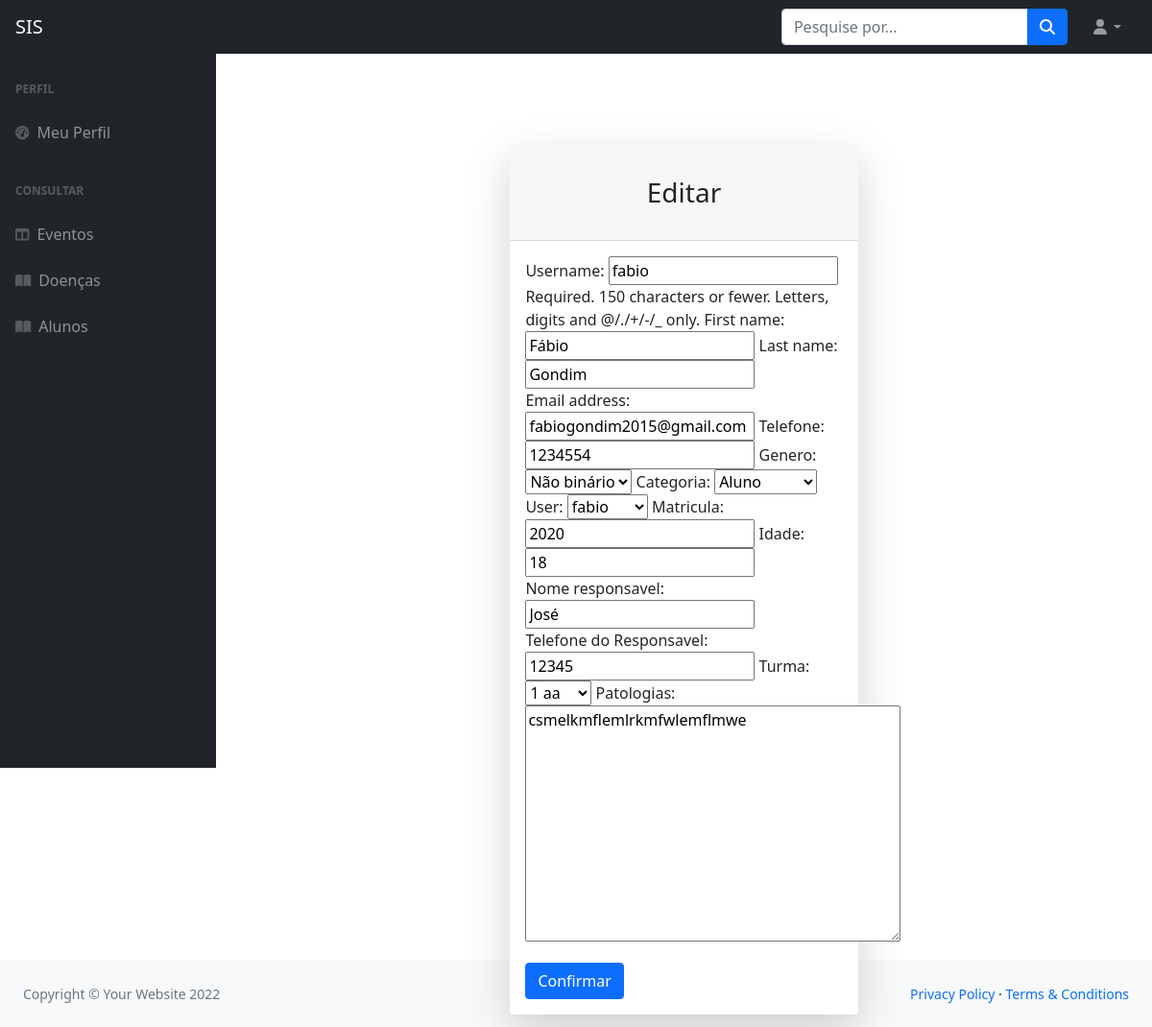
The app's page /accounts/ (signed in) with its own data.
### accounts/models.py (models this page shows)
class CustomUser(AbstractUser):
  categorias = [
    ('aln', 'Aluno'),
    ('efm', 'Enfermeiro')
  ]
  generos = [
    ('mas', 'Masculino'),
    ('fem', 'Feminino'),
    ('!01', 'Não binário')
  ]
  categoria = models.CharField(max_length=3, choices=categorias, default='aln')
  telefone = models.IntegerField(default=000000000)
  genero = models.CharField(max_length=3, choices=generos)

class Aluno(models.Model):
  user = models.OneToOneField(CustomUser, on_delete=models.CASCADE)
  matricula = models.CharField(max_length=15)
  idade = models.IntegerField(default=18)
  nome_responsavel = models.CharField(max_length=100)
  tel_responsavel = models.IntegerField('Telefone do Responsavel', default=000000000)
  turma = models.ForeignKey(Turma, on_delete=models.SET_NULL, null=True)
  patologias = models.TextField()

### accounts/views.py (the view, shortened to what this page needs)
# urls.py: path('', views.editar_conta, name="editar_conta"),
@login_required()
def editar_conta(request):
    try:
        aluno = Aluno.objects.get(user=request.user)
        user_form = UserEditForm(instance=request.user)
        aluno_form = AlunoForm(instance=aluno)
        context = {
            'user_form': user_form,
            'form': aluno_form
        }
        return render(request, 'accounts/edit.html', context)
    except:
        enfermeiro = Enfermeiro.objects.get(user=request.user)
        if request.POST:
            user_form = UserEditForm(request.POST, instance=request.user)
            enfermeiro_form = EnfermeiroForm(request.POST, instance=enfermeiro)
            if user_form.is_valid() and enfermeiro_form.is_valid():
                user_form.save()
                enfermeiro_form.save()
                return redirect('/')
        user_form = UserEditForm(instance=request.user)
        enfermeiro_form = EnfermeiroForm(instance=enfermeiro)
        context = {
            'user_form': user_form,
            'form': enfermeiro_form
        }
        return render(request, 'accounts/edit.html', context)

### accounts/forms.py
class UserEditForm(UserChangeForm):
  password = None
  class Meta:
    model = CustomUser
    fields = ['username', 'first_name', 'last_name', 'email', 'telefone', 'genero', 'categoria']

class AlunoForm(ModelForm):
  class Meta:
    model = Aluno
    fields = '__all__'

### accounts/models.py (called while the page is built)
  def __str__(self):
    return self.name

### templates/accounts/edit.html (shortened to what this page needs)
{% extends '_base.html' %}
{% load bootstrap %}
{% block content %}
<!DOCTYPE html>
<html lang="en">
    <head>
        <link href="css/styles.css" rel="stylesheet" />
    </head>
    <body class="bg-primary">
        <div id="layoutAuthentication">
            <div id="layoutAuthentication_content">
                <main>
                    <div class="container">
                        <div class="row justify-content-center">
                            <div class="col-lg-5">
                                <div class="card shadow-lg border-0 rounded-lg mt-5">
                                    <div class="card-header"><h3 class="text-center font-weight-light my-4">Editar</h3></div>
                                    <div class="card-body">
                                        <form method="post">
                                            {{ user_form | bootstrap }}
                                            {{ form | bootstrap }}
                                            <button type="submit" class="btn btn-primary btn-block mt-3">Confirmar</button>
                                        </form>
                                    </div>
                                </div>
                            </div>
                        </div>
                    </div>
                </main>
            </div>
        </div>
    </body>
</html>
{% endblock %}

### records on screen
CustomUser: username "fabio", first_name "Fábio", last_name "Gondim", email "fabiogondim2015@gmail.com", telefone "1234554", genero "Não binário", categoria "Aluno"
Aluno: user "fabio", matricula "2020", idade "18", nome_responsavel "José", tel_responsavel "12345", turma "1 aa", patologias "csmelkmflemlrkmfwlemflmwe"
